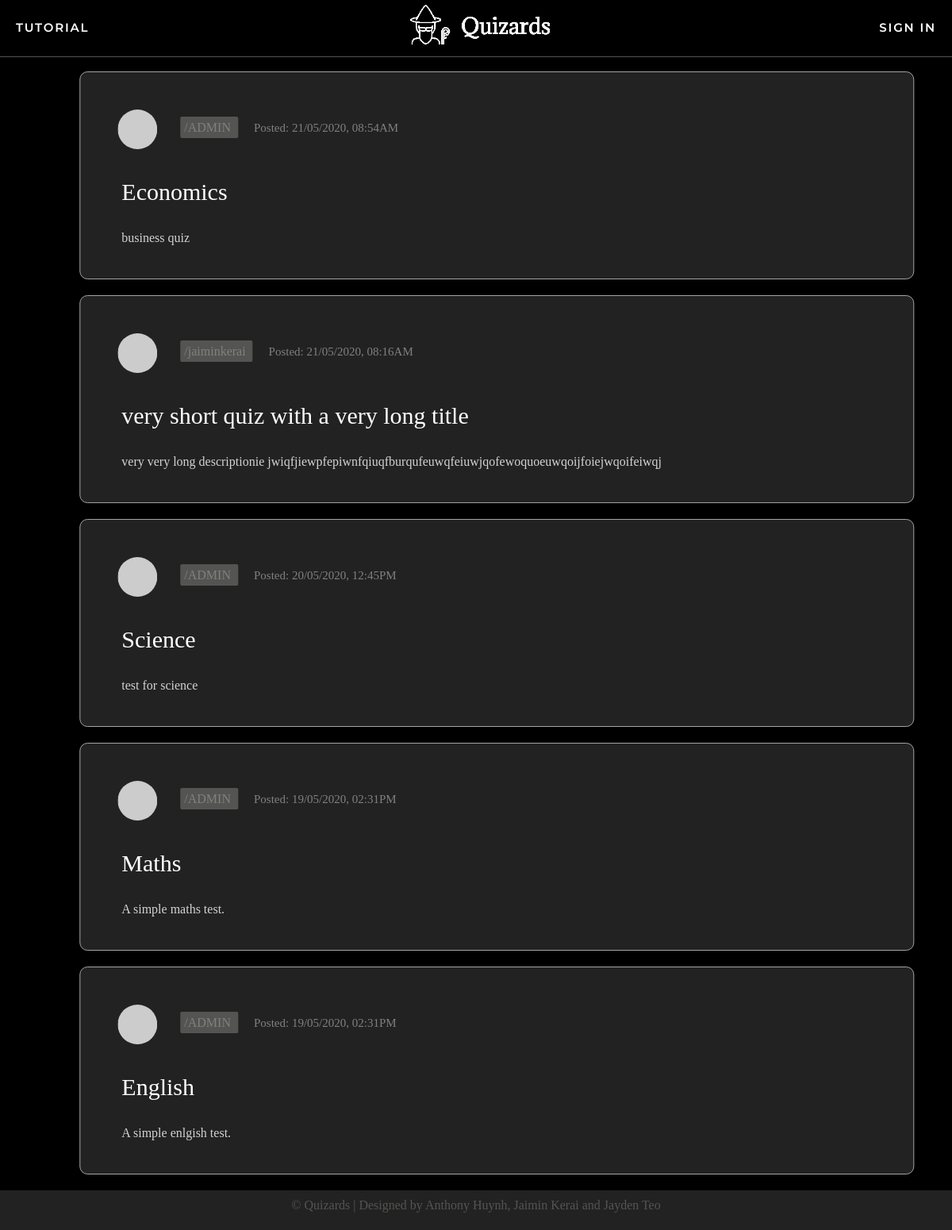
Screenshot of /quizzes with the database file from the repository.
### app/models.py (models this page shows, shortened)
class Quizzes(db.Model):
    id = db.Column(db.Integer, primary_key=True, autoincrement=True, unique=True)
    name = db.Column(db.String(64))
    description = db.Column(db.String(255))
    questions = db.relationship('Questions', backref='Quizzes', lazy='dynamic')
    mcquestion = db.relationship('multiChoice', backref='MCQuizzes', lazy='dynamic')
    longquestions = db.relationship('LongQuestions', backref='LongQuizzes', lazy='dynamic')
    author_id = db.Column(db.Integer, db.ForeignKey('user.id'))
    pub_date = db.Column(db.DateTime, index=True, default=datetime.utcnow)
    quizMarks = db.relationship('quizMarks', backref='quizMarks', lazy='dynamic')

class User(UserMixin, db.Model):
    id = db.Column(db.Integer, primary_key=True)
    username = db.Column(db.String(64), index=True, unique=True)
    email = db.Column(db.String(120), index=True, unique=True)
    password_hash = db.Column(db.String(128))
    posts = db.relationship('Post', backref='author', lazy='dynamic')
    authorOf = db.relationship('Quizzes', backref='author', lazy='dynamic')
    admin = db.Column(db.Boolean, unique=False, default=False)
    marksOf = db.relationship('quizMarks', backref='markOf', lazy='dynamic')
    longanswers = db.relationship('LongAnswers', backref='user', lazy='dynamic')
    def avatar(self, size):
        digest = md5(self.email.lower().encode('utf-8')).hexdigest()
        return 'https://www.gravatar.com/avatar/{}?d=identicon&s={}'.format(
            digest, size)
    about_me = db.Column(db.String(140))
    last_seen = db.Column(db.DateTime, default=datetime.utcnow)
    followed = db.relationship(
        'User', secondary=followers,
        primaryjoin=(followers.c.follower_id == id),
        secondaryjoin=(followers.c.followed_id == id),
        backref=db.backref('followers', lazy='dynamic'), lazy='dynamic')

### app/routes.py (the view)
@app.route('/', methods=['GET', 'POST'])
@app.route('/quizzes')
def quizzes():
    page = request.args.get('page', 1, type=int)
    quizzes = Quizzes.query.order_by(Quizzes.pub_date.desc()).paginate(page, app.config['POSTS_PER_PAGE'], False)
    return render_template("quiz.html", title='Explore', quizzes=quizzes.items)

### app/routes.py (called while the page is built)
@app.before_request
def before_request():
    if current_user.is_authenticated:
        g.user = load_user(current_user.id)
        current_user.last_seen = datetime.utcnow()
        db.session.commit()

### app/templates/quiz.html
{% extends "base.html" %}
{% block content %}
{% for quiz in quizzes %}
    {% include 'quizdisplay.html' %}
{% endfor %}
{% endblock %}

### app/templates/quizdisplay.html (shortened to what this page needs)
<div class="row" onclick="location.href='{{ url_for('quizform', quizid=quiz.id,  quizname=quiz.name) }}';" style="cursor:pointer;">
        <table>
            <tr>
                <td colspan=100%;><img src="{{ quiz.author.avatar(36) }}" class="profile-pic">
                    <a href="{{ url_for('user', username=quiz.author.username) }}" class = "author">
                        /{{ quiz.author.username }}
                    </a><span class="date">Posted: {{ quiz.pub_date.strftime('%d/%m/%Y, %I:%M%p') }}</span>
                </td>
            </tr>
                        <td colspan=5><a href="{{ url_for('quizform', quizid=quiz.id, quizname=quiz.name) }}" class="quiz-name">
                            {{ quiz.name }} </a></td>
            <tr>
                <td colspan=5, class="desc">{{ quiz.description }}
                </td>
            </tr>
        </table>
</div>

### app/static/css/styles.css (style rules this page uses)
body { margin: 0; padding: 0; height: 100vh; font-family: Verdana; background-color: black; color: rgb(215, 218, 220); }
.row { position:relative; left: 50%; transform: translate(-47.5%, 0%); max-width: 1000px; width: 100%; background: #222222; padding: 25px; border-radius: 10px; margin-bottom: 20px; border: 1px solid #A5A4A4; }
.profile-pic { border-radius: 50%; padding: 5px; width:50px; margin-top:0px; vertical-align: middle; }
.author { margin: 20px; color: grey; padding: 5px; text-decoration: none; background-color: RGBA(84, 84, 82, 1); border-radius:2px; }
.quiz-name { text-decoration:none; color:white; padding:10px; border-radius:2px; margin-right:20px; font-size:30px; }
.desc { color: lightgrey; padding-left:25px; }
.date { font-size:15px; color: grey; padding-top:15px; }
.assessments th, td { padding: 15px; text-align: left; }

### rows the page displays
Quizzes: author.username "ADMIN", pub_date "21/05/2020, 08:54AM", name "Economics", description "business quiz"
Quizzes: author.username "jaiminkerai", pub_date "21/05/2020, 08:16AM", name "very short quiz with a very long title", description "very very long descriptionie jwiqfjiewpfepiwnfqiuqfburqufeuwqfeiuwjqofewoquoeuwqoijfoiejwqoifeiwqj"
Quizzes: author.username "ADMIN", pub_date "20/05/2020, 12:45PM", name "Science", description "test for science"
Quizzes: author.username "ADMIN", pub_date "19/05/2020, 02:31PM", name "Maths", description "A simple maths test."
Quizzes: author.username "ADMIN", pub_date "19/05/2020, 02:31PM", name "English", description "A simple enlgish test."
